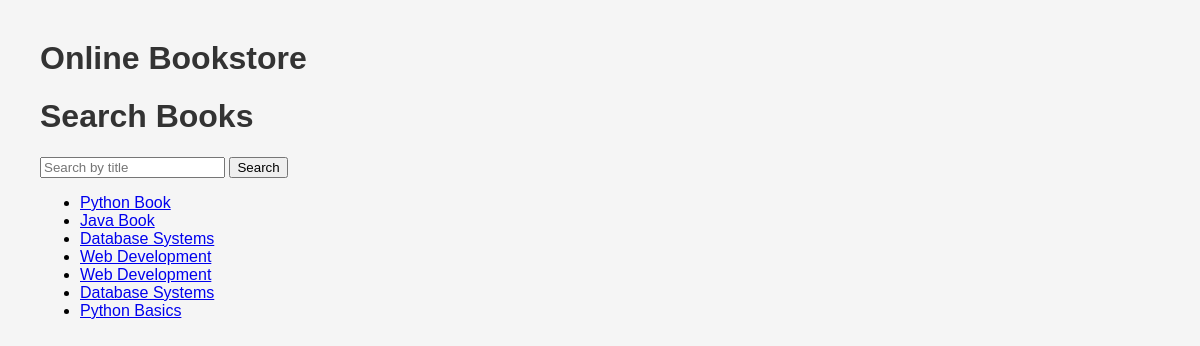
The app's page /search/ with its own data.
### books/models.py (models this page shows, shortened)
class Book(models.Model):
    title = models.CharField(max_length=200)
    edition = models.IntegerField()
    author = models.ForeignKey(Author, on_delete=models.CASCADE)
    publication_year = models.IntegerField()

### books/views.py (the view)
# urls.py: path('search/', views.search_books, name='search_books'),
def search_books(request):
    query = request.GET.get('q', '')
    books = Book.objects.filter(title__icontains=query)
    return render(
        request,
        'books/search.html',
        {
            'books': books,
            'query': query
        }
    )

### books/templates/books/search.html (shortened to what this page needs)
{% extends 'books/base.html' %}
{% block content %}
<h1>Search Books</h1>
<form method="GET">
    <input type="text" name="q" value="{{ query }}" placeholder="Search by title">
    <button type="submit">Search</button>
</form>
<ul>
    {% for book in books %}
        <li>
            <a href="{% url 'book_detail' book.id %}">
                {{ book.title }}
            </a>
        </li>
    {% empty %}
        <li>No books found</li>
    {% endfor %}
</ul>
{% endblock %}

### static/css/style.css (style rules this page uses)
body { font-family: Arial, sans-serif; margin: 40px; background-color: #f5f5f5; }
h1 { color: #333; }

### records on screen
Book: title "Python Book"
Book: title "Java Book"
Book: title "Database Systems"
Book: title "Web Development"
Book: title "Web Development"
Book: title "Database Systems"
Book: title "Python Basics"
